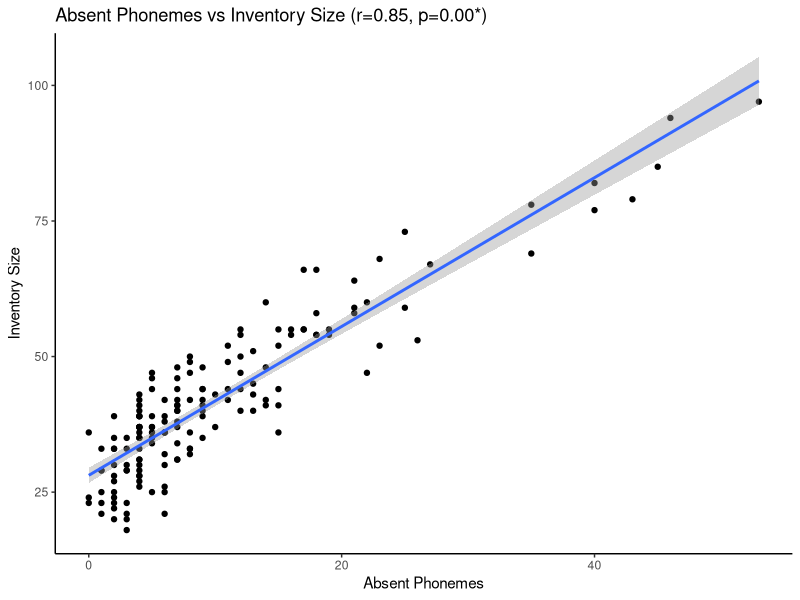
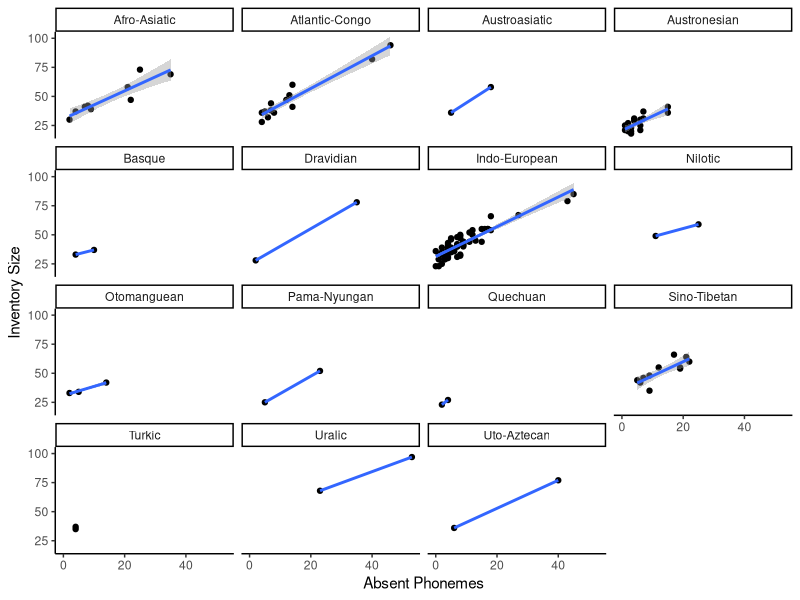
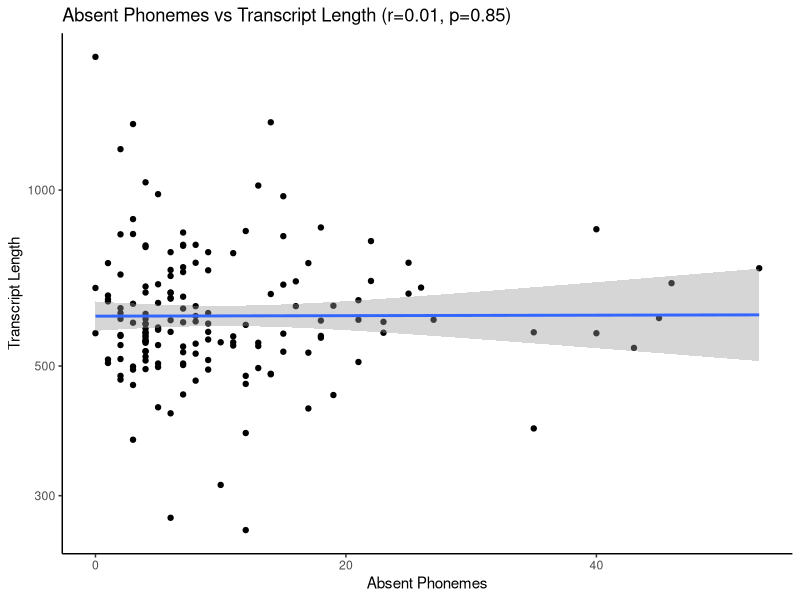
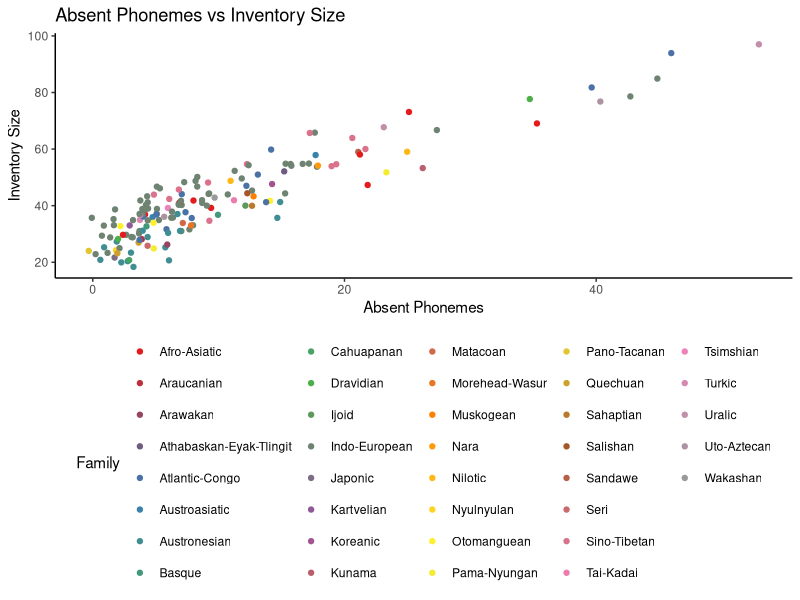
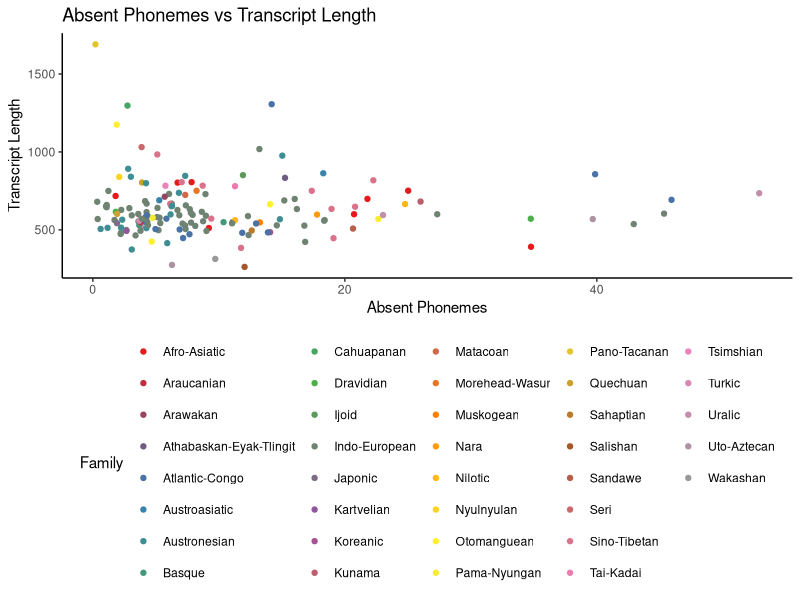
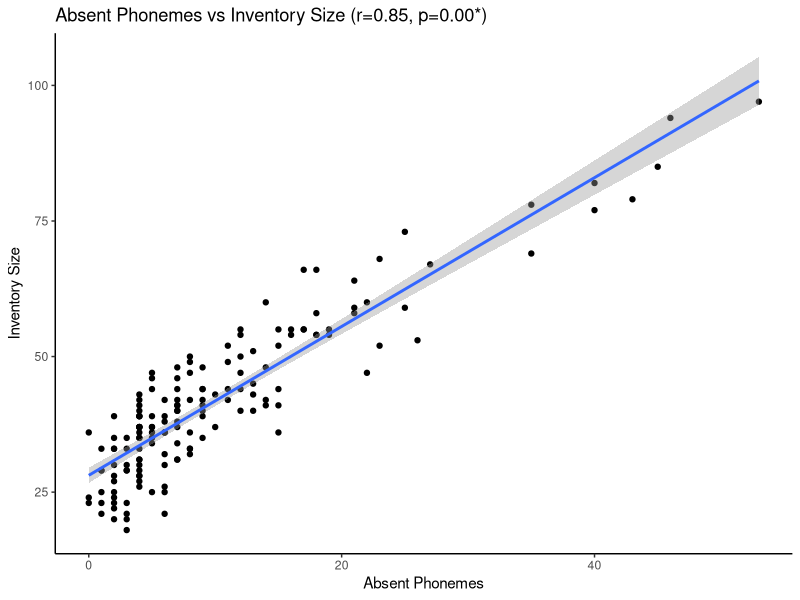
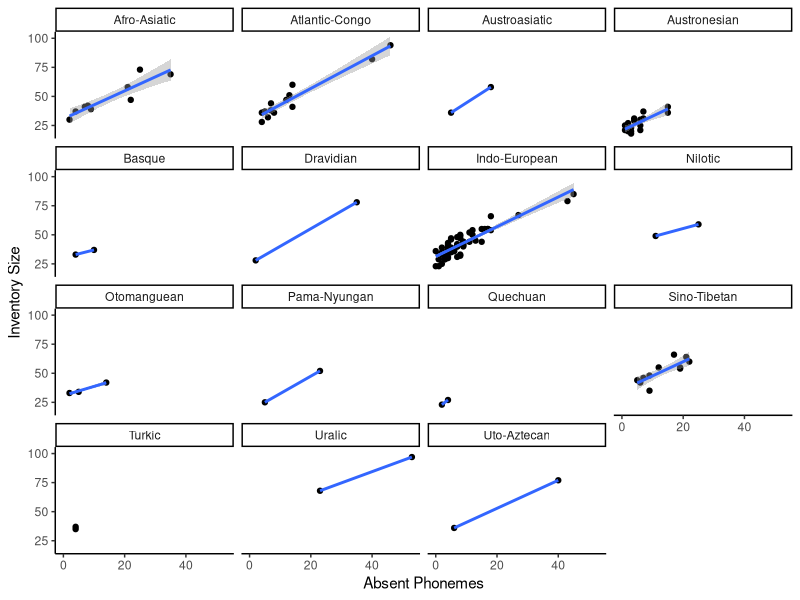
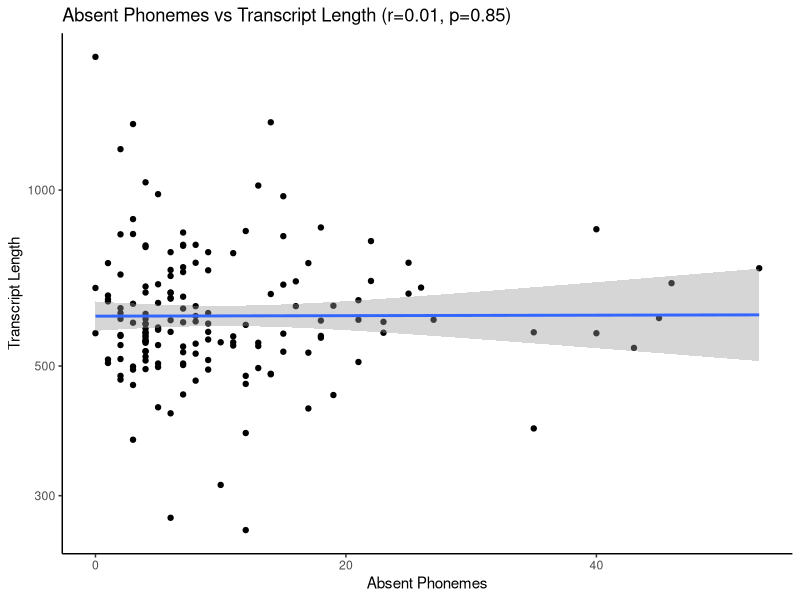

Generate these figures, in order, with R:
## ---- chunk 1
library('methods')
library('knitr')
library('ggplot2')

cov <- read.delim('statistics.dat', header=TRUE, sep="\t")
cov$PropAbsent <- (cov$Unobserved / cov$InventoryLength) * 100

get_corlabel <- function(x, y) {
    r <- cor.test(x, y, method="spearman")
    if (r$p.value <= 0.05) {
        sig <- '*'
    } else {
        sig <- ''
    }
    sprintf(
        "r=%0.2f, p=%0.2f%s",
        r$estimate,
        r$p.value,
        sig
    )
}

## ---- chunk 2
p <- ggplot(cov, aes(x=Unobserved, y=InventoryLength))
p <- p + geom_point()
p <- p + geom_smooth(method="glm")
p <- p + ggtitle(
    sprintf("Absent Phonemes vs Inventory Size (%s)",
        get_corlabel(cov$InventoryLength, cov$Unobserved)
    )
)
p <- p + xlab('Absent Phonemes') + ylab("Inventory Size")
p <- p + theme_classic()

print(p)

pdf('scatter-absences_vs_inventory_size.pdf')
print(p)
x <- dev.off()

cor.test(cov$Unobserved, cov$InventoryLength, method="spearman")
## ---- chunk 3
t <- table(cov$Family)
families <- names(t[t> 1])
covs <- cov[cov$Family %in% families,]

p <- ggplot(covs, aes(x=Unobserved, y=InventoryLength))
p <- p + geom_point()
p <- p + geom_smooth(method="glm")
p <- p + facet_wrap(~Family)
p <- p + xlab('Absent Phonemes') + ylab("Inventory Size")
p <- p + theme_classic()

print(p)

pdf('scatter-absences_vs_inventory_size-faceted.pdf')
print(p)
x <- dev.off()
## ---- chunk 4
p <- ggplot(cov, aes(x=Unobserved, y=TranscriptLength))
p <- p + geom_point()
p <- p + scale_y_log10()
p <- p + geom_smooth(method="glm")
p <- p + ggtitle(
    sprintf("Absent Phonemes vs Transcript Length (%s)",
        get_corlabel(cov$TranscriptLength, cov$Unobserved)
    )
)
p <- p + xlab('Absent Phonemes') + ylab("Transcript Length")
p <- p + theme_classic()

print(p)

pdf('scatter-absences_vs_transcript_length.pdf')
print(p)
x <- dev.off()


cor.test(cov$Unobserved, cov$TranscriptLength, method="spearman")

## ---- chunk 5
library(RColorBrewer)
colorCount = length(unique(cov$Family))
getPalette = colorRampPalette(brewer.pal(9, "Set1"))
 
p <- ggplot(cov, aes(x=Unobserved, y=InventoryLength, color=Family))
p <- p + geom_jitter()
p <- p + scale_color_manual(values = getPalette(colorCount))
p <- p + ggtitle("Absent Phonemes vs Inventory Size")
p <- p + xlab('Absent Phonemes') + ylab("Inventory Size")
p <- p + theme_classic()
p <- p + theme(legend.position="bottom")
#p <- p + guides(fill=guide_legend(nrow=2))

plot(p)

pdf('scatter-absences_vs_inventory_length-colored.pdf')
print(p)
x <- dev.off()
## ---- chunk 6
p <- ggplot(cov, aes(x=Unobserved, y=TranscriptLength, color=Family))
p <- p + geom_jitter()
p <- p + scale_color_manual(values = getPalette(colorCount))
p <- p + ggtitle("Absent Phonemes vs Transcript Length")
p <- p + xlab('Absent Phonemes') + ylab("Transcript Length")
p <- p + theme_classic()
p <- p + theme(legend.position="bottom")
#p <- p + guides(fill=guide_legend(nrow=2))

plot(p) 

pdf('scatter-absences_vs_transcript_length-colored.pdf')
print(p)
x <- dev.off()
